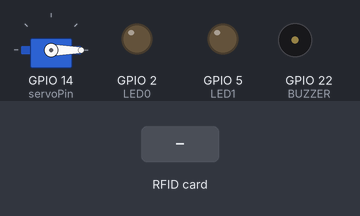
This sketch was run on a simulated ESP32. Shown: servo, output pins drawn as LEDs (lit = HIGH), buzzer (waves = sounding, pin HIGH). Inputs (shaded band) come from the test bench. WiFi joins after 1.5 s; servers stay silent unless stated; no MQTT or app messages arrive unless stated; nothing arrives over Bluetooth unless stated; what the sketch prints to the serial monitor is not drawn.

Above: at 2.9 s.
3.0 s: RFID card EB 69 3E 5B held to the reader
At 4.2 s:
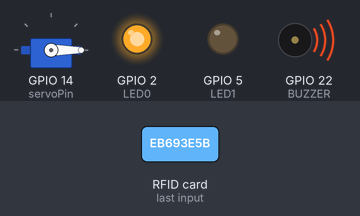
7.8 s: RFID card 5E 7A 19 C4 held to the reader
At 9.3 s:
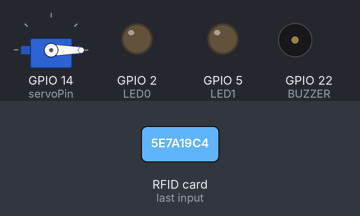
Timing chart, 0 to 10.8 s (numbered marks = the images above; inputs shaded):
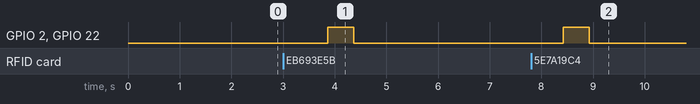

The sketch:

RFID_ACCESS_CONTROL.ino
```cpp
#include <WiFi.h>
#include <SPI.h>
#include <MFRC522.h>
#include <Servo.h>
#include <PubSubClient.h>

#include <BLEDevice.h>
#include <BLEUtils.h>
#include <BLEScan.h>
#include <BLEAdvertisedDevice.h>

#define PROXIMITY      1.5 //in meter
#define FILTER_ID      "cb"
#define NUMBEROFBEACON 100
#define DETECT_COUNTER 3
#define UPDATE_MILLIS  500
#define BLE_TIMEOUT    5000

#define GATE_ID "/gate1"
#define MASTER_ACCESS "eyrodigitallabs"

#define POS_UP 90
#define POS_DOWN 0

// Arduino pin number where the button is connected.
#define BUTTON_PIN 4
#define RST_PIN    15          // Configurable, see typical pin layout above
#define SS_PIN     21         // Configurable, see typical pin layout above
#define LED0       2
#define LED1       5
#define BUZZER     22
#define MASTER_CARD     "EB693E5B"

#define LED_ON(LED)    digitalWrite(LED, HIGH)
#define LED_OFF(LED)   digitalWrite(LED, LOW)

#define  BUZZER_ON()   digitalWrite(BUZZER, HIGH)
#define  BUZZER_OFF()  digitalWrite(BUZZER, LOW)

int scanTime = 1; //In seconds
unsigned long current_millis = 0;
unsigned long previous_millis = 0;

const char* ssid = "CUBE";
const char* password = "123456789";
const char* mqtt_server = "test.mosquitto.org";
const char* topicOut = "barrier_status/gate1";
const char* subscribeTopic = "barrier_command/#";

WiFiClient espClient;
PubSubClient client(espClient);

static const int servoPin = 14;
uint16_t pos;

Servo servo1;
MFRC522 mfrc522(SS_PIN, RST_PIN);  // Create MFRC522 instance

int ledState = LOW;             // ledState used to set the LED

int duration = 2000;

int block=2;

// Generally, you should use "unsigned long" for variables that hold time
// The value will quickly become too large for an int to store
unsigned long previousMillis = 0;        // will store last time LED was updated

// constants won't change:
const long interval = 1000;

BLEScan* pBLEScan;

typedef struct BLE {
  int minor;
  int rss;
  int counter;
  unsigned long time;
  bool flag_detect;
}BLE_t;

BLE_t b[NUMBEROFBEACON];

double calculateDistance(double rssi);

class MyAdvertisedDeviceCallbacks: public BLEAdvertisedDeviceCallbacks {
    void onResult(BLEAdvertisedDevice advertisedDevice) {
      String newcome = advertisedDevice.toString().c_str();
      Serial.println(newcome);
      String stringOne = newcome.substring(newcome.lastIndexOf(','));
      String id = stringOne.substring(29,31);
      if(id == FILTER_ID){
          String major_hex = stringOne.substring(61,65);
          String minor_hex = stringOne.substring(65,69);
          int major = (int)strtol(major_hex.c_str(),NULL,16);
          int minor = (int)strtol(minor_hex.c_str(),NULL,16);
          double rssi = advertisedDevice.getRSSI()*-1.0;
          double distance = calculateDistance(rssi);

          if(distance <= PROXIMITY){
            for(int i=0; i<NUMBEROFBEACON; i++){
              if(minor == b[i].minor){
                b[i].time = millis();
                b[i].rss = rssi;
                b[i].counter += 1;
                Serial.print("Existing :"); Serial.print(b[i].minor); Serial.print("-"); Serial.print(b[i].counter); Serial.print("-"); Serial.println(b[i].time);
                return;
              }
            }
            for(int j=0; j<NUMBEROFBEACON; j++){
              if(b[j].minor == NULL){
                b[j].minor = minor;
                b[j].time = millis();
                b[j].rss = rssi;
                b[j].counter += 1;
                Serial.print("append success ->"); Serial.println(b[j].minor);
                return;
            }
          }
        }
      }

      else{
        return;
      }
    }
};

double calculateDistance(double rssi) {
    float txPower = -59.0;
    if (rssi == 0) {
        return -1.0; // if we cannot determine distance, return -1.
    }
    double ratio = rssi * 1.0 / txPower;

    if (ratio < 1.0) {
        return pow(ratio, 10);
    } else {
        double accuracy = (0.89976) * pow(ratio, 7.7095) + 0.111;
        return accuracy;
    }
}

void check_beacon(){
  if(current_millis - previous_millis >= UPDATE_MILLIS){
    previous_millis = current_millis;

    for(int j=0; j<NUMBEROFBEACON; j++){
     if(current_millis-b[j].time>BLE_TIMEOUT && b[j].minor!=NULL){
        Serial.print(b[j].minor); Serial.print("-"); Serial.println("out");
        b[j].minor = 0;
        b[j].rss = 0;
        b[j].time = 0;
        b[j].counter = 0;
        b[j].flag_detect = false;
     }
     else if( b[j].minor!=NULL){
        Serial.print(b[j].minor); Serial.print(" inrange with rssi = "); Serial.println(b[j].rss);
     }
    }

    for(int j=0; j<NUMBEROFBEACON; j++)
    {
      if(b[j].counter == DETECT_COUNTER && b[j].flag_detect == false){
          b[j].flag_detect = true;
          LED_ON(LED0);
          delay(2000);
          LED_OFF(LED0);
      }
    }
  }
}

void ble_init(){
  BLEDevice::init("");
  pBLEScan = BLEDevice::getScan(); //create new scan
  pBLEScan->setAdvertisedDeviceCallbacks(new MyAdvertisedDeviceCallbacks());
  pBLEScan->setActiveScan(true); //active scan uses more power, but get results faster
  pBLEScan->setInterval(100);
  pBLEScan->setWindow(99);  // less or equal setInterval value
}

void buzzer(uint16_t t_on, uint16_t t_off, uint8_t count){
  for (uint8_t i = 0; i < count; i++)
  {
    digitalWrite(BUZZER, HIGH);
    delay(t_on);
    digitalWrite(BUZZER, LOW);
    delay(t_off);
  }
}

void servo_open(){
  LED_ON(LED0);
  servo1.write(POS_UP);
  delay(100);
}

void servo_close(){
  servo1.write(POS_DOWN);
  delay(100);
  LED_OFF(LED0);
}

String read_rfid(){
  String content = "";
  byte letter;

  if (  mfrc522.PICC_IsNewCardPresent())
  {
    if (  mfrc522.PICC_ReadCardSerial())
    {
      for (byte i = 0; i < mfrc522.uid.size; i++)
      {
        content.concat(String(mfrc522.uid.uidByte[i] < 0x10 ? "0" : ""));
        content.concat(String(mfrc522.uid.uidByte[i], HEX));
      }

      content.toUpperCase();

      LED_ON(LED0);
      BUZZER_ON();
      delay(500);

      LED_OFF(LED0);
      BUZZER_OFF();

    }
  }
  return content;
}

void setup_wifi() {
  delay(10);
  // We start by connecting to a WiFi network
  Serial.println();
  Serial.print("Connecting to ");
  Serial.println(ssid);

  WiFi.begin(ssid, password);

  while (WiFi.status() != WL_CONNECTED) {
    delay(500);
    Serial.print(".");
  }

  Serial.println("");
  Serial.println("WiFi connected");
  Serial.println("IP address: ");
  Serial.println(WiFi.localIP());
}

void reconnect() {
  // Loop until we're reconnected
  while (!client.connected()) {
    Serial.print("Attempting MQTT connection...");
    // Attempt to connect
    if (client.connect("barrierclient")) {
      Serial.println("connected");
      // Subscribe
      client.subscribe(subscribeTopic);
    } else {
      Serial.print("failed, rc=");
      Serial.print(client.state());
      Serial.println(" try again in 5 seconds");
      // Wait 5 seconds before retrying
      delay(5000);
    }
  }
}

void mqttCallback(char* topic, byte* payload, unsigned int len){
  String topic_s = topic;
  String subtopic = topic_s.substring(15);

  String payload_s = (char*)payload;
  payload_s = payload_s.substring(0,len);

  Serial.println("receive message");

  if(subtopic == GATE_ID){
    if(payload_s == "open"){
      Serial.println("gate open");
      servo_open();
      delay(5000);
      servo_close();
    }
   if(payload_s=="close"){
      Serial.println("gate close");
      servo_close();
    }
  }
}

int readBlock(int blockNumber, byte arrayAddress[]){
  int largestModulo4Number=blockNumber/4*4;
  int trailerBlock=largestModulo4Number+3;//determine trailer block for the sector

  MFRC522::MIFARE_Key key;
  for (byte i = 0; i < 6; i++) key.keyByte[i] = 0xFF;

  MFRC522::StatusCode status;
  //authentication of the desired block for access
  status = (MFRC522::StatusCode)mfrc522.PCD_Authenticate(MFRC522::PICC_CMD_MF_AUTH_KEY_A, trailerBlock, &key, &(mfrc522.uid));
  if (status != MFRC522::STATUS_OK) {
         Serial.print("PCD_Authenticate() failed (read): ");
         Serial.println(mfrc522.GetStatusCodeName(status));
         return 3;//return "3" as error message
  }

//reading a block
byte buffersize = 18;//we need to define a variable with the read buffer size, since the MIFARE_Read method below needs a pointer to the variable that contains the size...
status = (MFRC522::StatusCode)mfrc522.MIFARE_Read(blockNumber, arrayAddress, &buffersize);//&buffersize is a pointer to the buffersize variable; MIFARE_Read requires a pointer instead of just a number
  if (status != MFRC522::STATUS_OK) {
          Serial.print("MIFARE_read() failed: ");
          Serial.println(mfrc522.GetStatusCodeName(status));
          return 4;//return "4" as error message
  }
  Serial.println("block was read");
}

void setup() {
  pinMode(LED0, OUTPUT);
  pinMode(LED1, OUTPUT);
  pinMode(BUZZER, OUTPUT);
  Serial.begin(115200);		// Initialize serial communications with the PC
  while (!Serial);		// Do nothing if no serial port is opened (added for Arduinos based on ATMEGA32U4)

  setup_wifi();
  client.setServer(mqtt_server, 1883);
  client.setCallback(mqttCallback);

  SPI.begin();			// Init SPI bus
  mfrc522.PCD_Init();		// Init MFRC522
  delay(100);				// Optional delay. Some board do need more time after init to be ready, see Readme
  mfrc522.PCD_DumpVersionToSerial();	// Show details of PCD - MFRC522 Card Reader details
  Serial.println(F("Scan PICC to see UID, SAK, type, and data blocks..."));

  servo1.attach(servoPin);

  ble_init();
  servo_close();
}

void loop() {
  // Reset the loop if no new card present on the sensor/reader. This saves the entire process when idle.
  current_millis = millis();
  if (current_millis - previousMillis >= interval){
    previousMillis = current_millis;

    byte readbackblock[18];

    String rfid = read_rfid();
    mfrc522.PCD_StopCrypto1();

    if(rfid.length())
    {
      Serial.println("rfid_tag: " + rfid);
      readBlock(block, readbackblock);
      Serial.print("read block: ");
      String key_access = "";
      for (int j=0 ; j<16 ; j++)
      {
        key_access += (char)readbackblock[j];
      }
      Serial.println(key_access);
      Serial.println("");
      mfrc522.PICC_HaltA();
      delay(1000);
      if(key_access == MASTER_ACCESS){
        Serial.println("Access granted!");
        servo_open();
        delay(5000);
        servo_close();
      }
      else{
        Serial.println("Access rejected!");
      }
    }
  }

  BLEScanResults foundDevices = pBLEScan->start(scanTime, false);
  Serial.print("Devices found: ");
  Serial.println(foundDevices.getCount());
  Serial.println("Scan done!");
  pBLEScan->clearResults();
  current_millis = millis();
  check_beacon();

  if(!client.loop()){
    reconnect();
  }
}
```

Measured:
- after the input at 3.0 s, GPIO 2 (LED0), GPIO 22 (BUZZER): LOW → HIGH after 0.87 s, → LOW 0.50 s later
- after the input at 7.8 s, GPIO 2 (LED0), GPIO 22 (BUZZER): LOW → HIGH after 0.63 s, → LOW 0.50 s later
